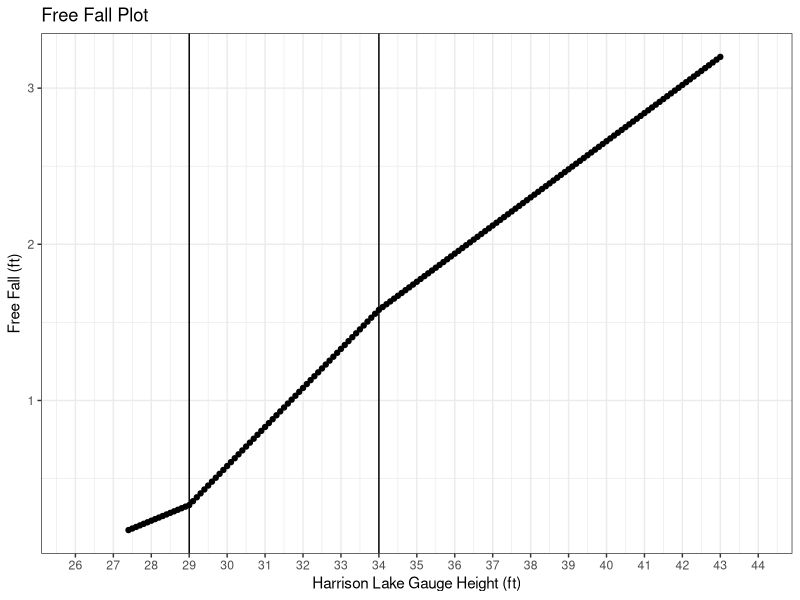
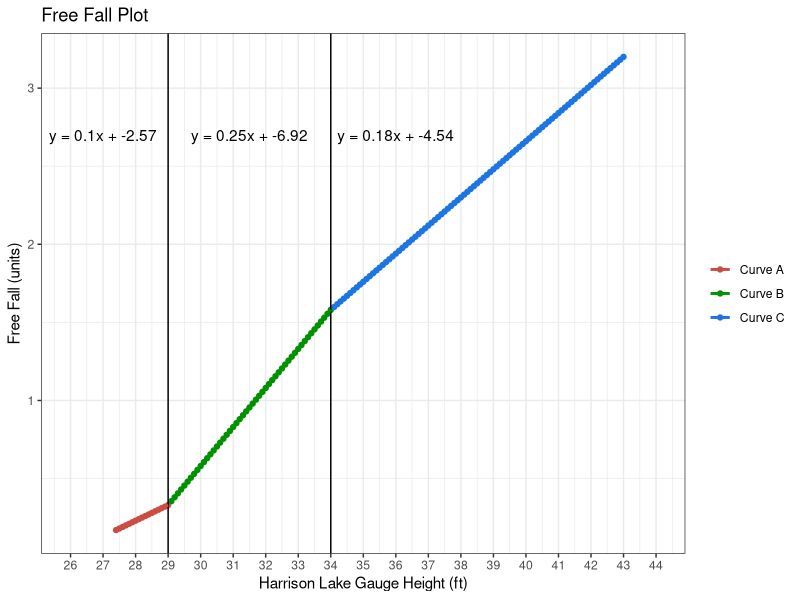
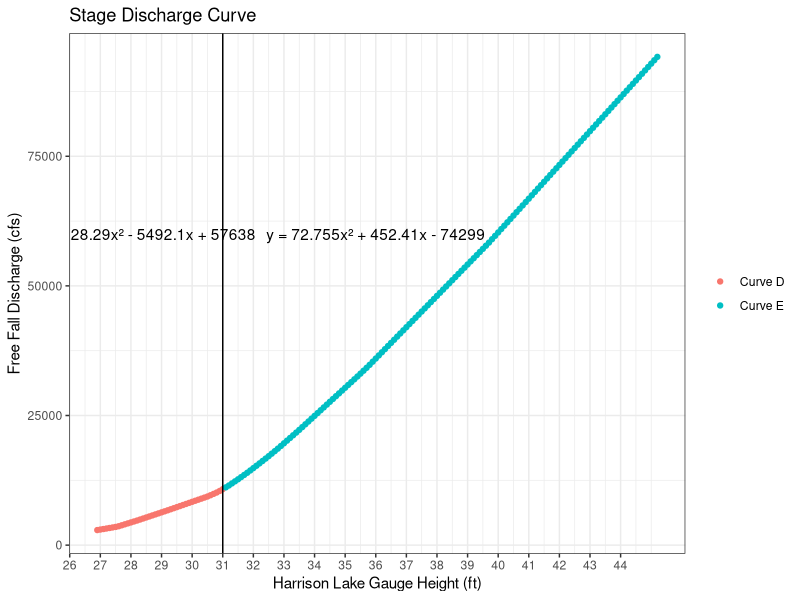
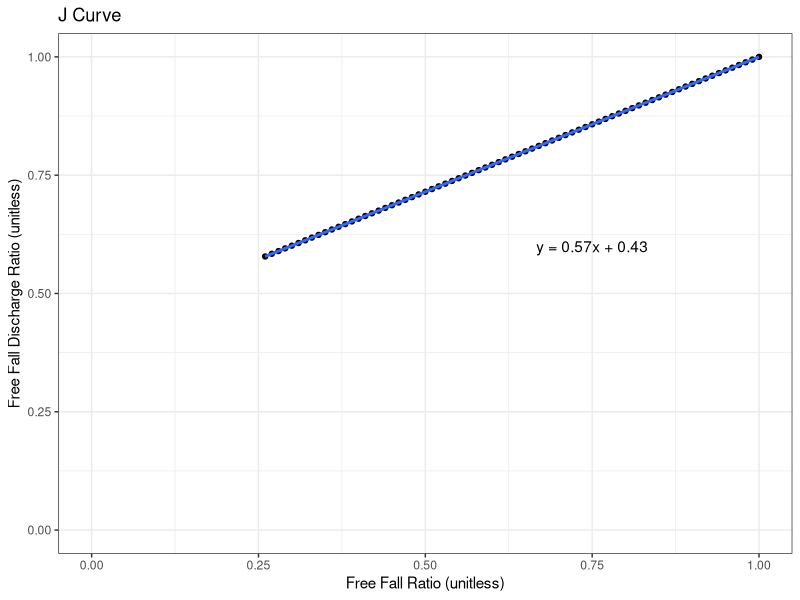
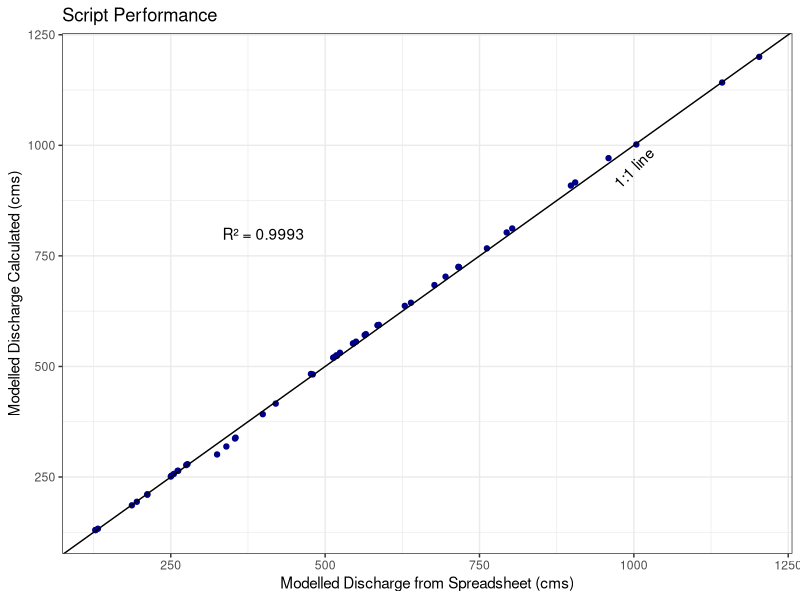
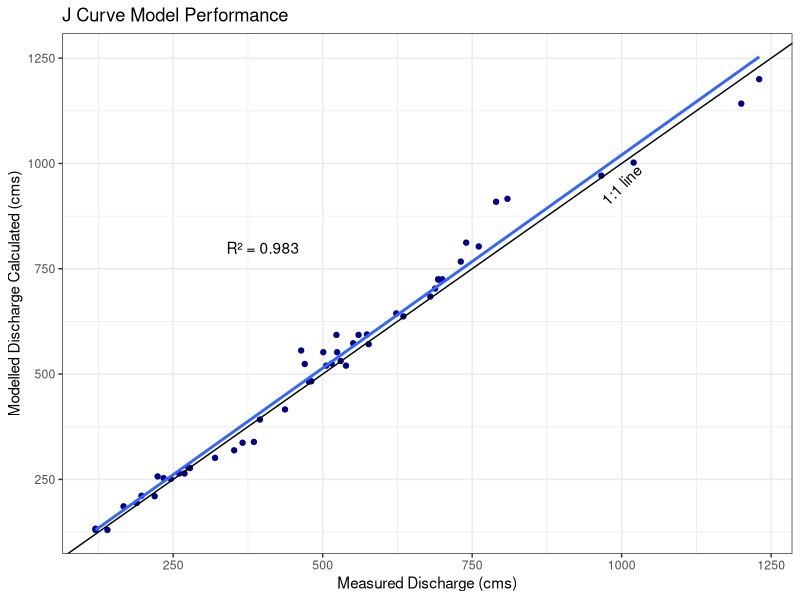
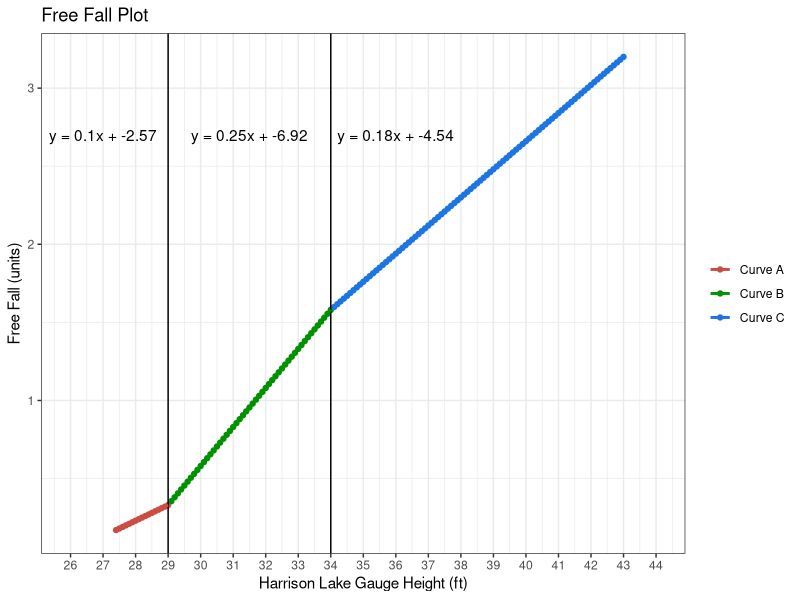
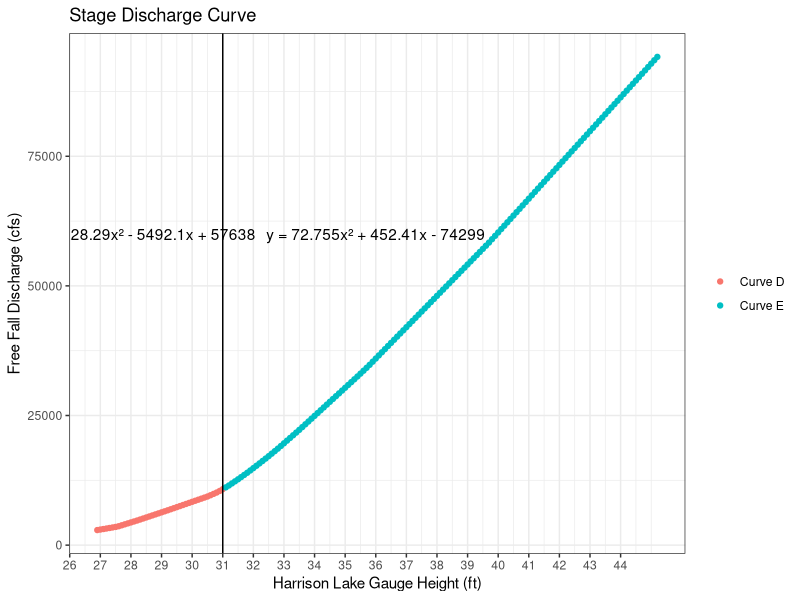

Source code (R) for these figures, in order:
# -------------------------------------------------------------------------
# Date created:      2021-06-23
# Author:            E. Anderson
# Description:       Write a description here.
# -------------------------------------------------------------------------


# set up ------------------------------------------------------------------

setwd("W:/Stage Fall/R/")

# load necessary packages
# source("functions/packages.R")

# load up our functions into memory
# source("functions/summarise_data.R")

# load libraries
library(segmented)
library(dplyr)
library(ggplot2)

# load tables -------------------------------------------------------------

# get column names
data_table_headers <- names(read.csv("DataTable.csv", skip = 3, nrows = 1, header = TRUE))

# read in data
data_table_raw <- read.csv("DataTable.csv", skip = 5, header = FALSE, stringsAsFactors = FALSE)

# assign names
names(data_table_raw) <- data_table_headers

# remove headers
rm(data_table_headers)

# select columns and rename
data_table <- data_table_raw %>%
  select(Date, MGH.Harrison.Lake, MGH.Harrison.River.Below.Morris, Measured.Discharge, J.Curve.Model.Discharge) %>%
  rename(
    date = Date,
    harrison_lake_elevation = MGH.Harrison.Lake,
    harrison_river_morris_elevation = MGH.Harrison.River.Below.Morris,
    measured_discharge = Measured.Discharge,
    jcurve_discharge_spreadsheet = J.Curve.Model.Discharge
  ) %>%
  mutate(date = as.Date(date)) %>%
  mutate(measured_discharge = as.numeric(measured_discharge)) %>%
  mutate(jcurve_discharge_spreadsheet = as.numeric(jcurve_discharge_spreadsheet)) %>%
  mutate(jcurve_discharge_calculated = -9999)


freefall_table <- read.csv("FreeFallTable.csv", skip = 1, header = TRUE, col.names = c("gauge_height", "freefall", "difference"))
hq <- read.csv("StageDischargeTable.csv", skip = 2, header = TRUE, col.names = c("gauge_height", "freefall_q", "difference"))
jcurve <- read.csv("JTable.csv", skip = 1, header = TRUE, col.names = c("freefall_ratio", "freefall_q_ratio", "difference"))


# free fall ---------------------------------------------------------------

ggplot(freefall_table, aes(x = gauge_height, y = freefall)) +
  geom_point() +
  theme_bw() +
  labs(
    x = "Harrison Lake Gauge Height (ft)",
    y = "Free Fall (ft)",
    title = "Free Fall Plot"
  ) +
  scale_x_continuous(limits = c(26, 44), breaks = seq(from = 26, to = 44, by = 1)) +
  # find breakpoints
  geom_vline(xintercept = 29) +
  geom_vline(xintercept = 34)

# add definition for each part of the curve
# for gauge_height <= 29, Curve A
# for gauge_height > 29 and <= 34, Curve B
# for gauge_height > 34, Curve C

freefall_table$curve <- ifelse(freefall_table$gauge_height <= 29, "Curve A", "Curve B")
freefall_table$curve <- ifelse(freefall_table$gauge_height > 34, "Curve C", freefall_table$curve)

# linear models
freefall_A <- freefall_table %>%
  filter(curve == "Curve A")

curveA <- lm(freefall ~ gauge_height, data = freefall_A)
curveA_slope <- as.numeric(curveA$coefficients[2])
curveA_intercept <- as.numeric(curveA$coefficients[1])
eqA <- paste("y = ", signif(curveA_slope, 4), "x + ", signif(curveA_intercept, 4), sep = "")

freefall_B <- freefall_table %>%
  filter(curve == "Curve B")

curveB <- lm(freefall ~ gauge_height, data = freefall_B)
curveB_slope <- as.numeric(curveB$coefficients[2])
curveB_intercept <- as.numeric(curveB$coefficients[1])
eqB <- paste("y = ", signif(curveB_slope, 4), "x + ", signif(curveB_intercept, 4), sep = "")

freefall_C <- freefall_table %>%
  filter(curve == "Curve C")

curveC <- lm(freefall ~ gauge_height, data = freefall_C)
curveC_slope <- as.numeric(curveC$coefficients[2])
curveC_intercept <- as.numeric(curveC$coefficients[1])
eqC <- paste("y = ", signif(curveC_slope, 4), "x + ", signif(curveC_intercept, 4), sep = "")

# plot again
ggplot(freefall_table, aes(x = gauge_height, y = freefall, colour = curve)) +
  geom_point() +
  scale_colour_hue(l = 50) +
  theme_bw() +
  labs(
    x = "Harrison Lake Gauge Height (ft)",
    y = "Free Fall (units)",
    title = "Free Fall Plot"
  ) +
  # eliminate title
  theme(legend.title = element_blank())+
  scale_x_continuous(limits = c(26, 44), breaks = seq(from = 26, to = 44, by = 1)) +
  # find breakpoints
  geom_vline(xintercept = 29) +
  geom_vline(xintercept = 34) +
  # add regression
  geom_smooth(method = lm, formula = y ~ x, se = FALSE) +
  # add equations
  annotate("text", label = eqA, x = 27, y = 2.7) +
  annotate("text", label = eqB, x = 31.5, y = 2.7) +
  annotate("text", label = eqC, x = 36, y = 2.7) # +
# check equations
# geom_abline(intercept = -2.57, slope = 0.1) +
# geom_abline(intercept = -6.92, slope = 0.25) +
# geom_abline(intercept = -4.54, slope = 0.18)
ggsave("output/Free Fall Plot.png")

# stage-discharge ---------------------------------------------------------

hq$curve <- ifelse(hq$gauge_height <= 31, "Curve D", "Curve E")

# # linear models
# hq_D <- hq %>%
#     filter(curve == "Curve D")
#
# curveD <- lm(freefall_discharge ~ gauge_height, data = hq_D)
# curveD_slope <- as.numeric(curveD$coefficients[2])
# curveD_intercept <- as.numeric(curveD$coefficients[1])
# eqD <- paste("y = ", signif(curveD_slope, 4), "x + ", signif(curveD_intercept, 4), sep = "")
#
# hq_E <- hq %>%
#     filter(curve == "Curve E")
#
# curveE <- lm(freefall_q ~ gauge_height, data = hq_E)
# curveE_slope <- as.numeric(curveE$coefficients[2])
# curveE_intercept <- as.numeric(curveE$coefficients[1])
# eqE <- paste("y = ", signif(curveE_slope, 4), "x + ", signif(curveE_intercept, 4), sep = "")

# calculate free fall discharge
#if (harrison_lake_elevation_ft <= 31) {
  eqD <- "y = 128.29x² - 5492.1x + 57638"
#} else {
  # eqE <- "y = 73.909x² + 361.1x - 72507"
  eqE <- "y = 72.755x² + 452.41x - 74299"
  
ggplot(hq, aes(x = gauge_height, y = freefall_q, colour = curve)) +
  geom_point() +
  theme_bw() +
  labs(
    x = "Harrison Lake Gauge Height (ft)",
    y = "Free Fall Discharge (cfs)",
    title = "Stage Discharge Curve"
  ) +
  scale_x_continuous(breaks = seq(from = 26, to = 44, by = 1)) +
  geom_vline(xintercept = 31) +
  theme(legend.title = element_blank()) +
# add regression
# geom_smooth(method = lm, se = FALSE) # +
# # add equations
annotate("text", label = eqD, x = 28.5, y = 60000) +
annotate("text", label = eqE, x = 36, y = 60000)
ggsave("output/Free Fall Stage Discharge Curve.png")


# j curve -----------------------------------------------------------------

curveJ <- lm(freefall_q_ratio ~ freefall_ratio, data = jcurve)
curveJ_slope <- as.numeric(curveJ$coefficients[2])
curveJ_intercept <- as.numeric(curveJ$coefficients[1])
eqJ <- paste("y = ", signif(curveJ_slope, 4), "x + ", signif(curveJ_intercept, 4), sep = "")


ggplot(jcurve, aes(x = freefall_ratio, y = freefall_q_ratio)) +
  geom_point() +
  theme_bw() +
  labs(
    x = "Free Fall Ratio (unitless)",
    y = "Free Fall Discharge Ratio (unitless)",
    title = "J Curve"
  ) +
  xlim(0, 1) +
  ylim(0, 1) +
  geom_smooth(method = "lm", formula = y ~ x) +
  annotate("text", label = eqJ, x = 0.75, y = 0.6)
ggsave("output/J Curve.png", width = 5, height = 5)


# calculate discharge -----------------------------------------------------

calculate_discharge <- function(harrison_lake_elevation, harrison_river_morris_elevation) {
  harrison_lake_elevation_ft <- harrison_lake_elevation * 3.28084

  # calculate fall in ft
  fall_ft <- (harrison_lake_elevation - harrison_river_morris_elevation) * 3.28084

  # calculate free fall in ft
  if (harrison_lake_elevation_ft <= 29) {
    freefall_ft <- curveA_slope * harrison_lake_elevation_ft + curveA_intercept
  } else if (harrison_lake_elevation_ft > 29 && harrison_lake_elevation_ft <= 34) {
    freefall_ft <- curveB_slope * harrison_lake_elevation_ft + curveB_intercept
  } else {
    freefall_ft <- curveC_slope * harrison_lake_elevation_ft + curveC_intercept
  }

  # calculate free fall ratio
  freefall_ratio <- fall_ft / freefall_ft

  # calculate free fall discharge
  if (harrison_lake_elevation_ft <= 31) {
    freefall_discharge <- 128.29 * harrison_lake_elevation_ft^2 - 5492.1 * harrison_lake_elevation_ft + 57638
  } else {
    freefall_discharge <- 72.755 * harrison_lake_elevation_ft^2 + 452.41 * harrison_lake_elevation_ft - 74299
  }

  # free fall Q ratio
  freefall_q_ratio <- curveJ_slope * freefall_ratio + curveJ_intercept

  # J-Curve rated discharge
  jcurve_discharge <- freefall_discharge * freefall_q_ratio

  # if freefall_ratio < 1, then use freefall dicharge ELSE if freefall_ration >= 1 then use j curve discharge

  if (freefall_ratio < 1) {
    discharge_cfs <- jcurve_discharge
  } else {
    discharge_cfs <- freefall_discharge 
  }

  # get discharge in cms
  discharge_cms <- discharge_cfs / 35.314666212661

  return(round(discharge_cms))
}

# enter variables ---------------------------------------------------------

# test case: 2013-01-09

harrison_lake_elevation <- 8.887 # in meters
harrison_river_morris_elevation <- 8.737 # in meters

for (i in 1:nrow(data_table)) {
  data_table$jcurve_discharge_calculated[i] <- calculate_discharge(data_table$harrison_lake_elevation[i], data_table$harrison_river_morris_elevation[i])
}

# # backwater or no?
# data_table$backwater <- ifelse()


# script performance ------------------------------------------------------

# calculate r2
model <- lm(jcurve_discharge_calculated ~ jcurve_discharge_spreadsheet, data = data_table)
summary <- summary(model)
r2 <- round(as.numeric(summary[8]), 4)

ggplot(data_table, aes(x = jcurve_discharge_spreadsheet, y = jcurve_discharge_calculated)) + 
    geom_point(colour = "darkblue") + 
    geom_abline(slope = 1, intercept = 0) + 
    # geom_smooth(method = "lm", 
    #             se = FALSE, 
    #             formula = y ~ x) +
    theme_bw() + 
    labs(x = "Modelled Discharge from Spreadsheet (cms)",
         y = "Modelled Discharge Calculated (cms)", 
         title = "Script Performance") + 
    annotate("text", x = 1000, y = 950, label = "1:1 line", angle = 45) + 
    annotate("text", x = 400, y = 800, label = paste0("R² = ", r2))
ggsave("output/Script Performance.png", width = 5, height = 5)



# j curve model performance -----------------------------------------------

# calculate r2
model <- lm(jcurve_discharge_calculated ~ measured_discharge, data = data_table)
summary <- summary(model)
r2 <- round(as.numeric(summary[8]), 4)

ggplot(data_table, aes(x = measured_discharge, y = jcurve_discharge_calculated)) + 
    geom_point(colour = "darkblue") + 
    geom_abline(slope = 1, intercept = 0) + 
    geom_smooth(method = "lm",
                se = FALSE,
                formula = y ~ x) +
    theme_bw() + 
    labs(x = "Measured Discharge (cms)",
         y = "Modelled Discharge Calculated (cms)", 
         title = "J Curve Model Performance") + 
    annotate("text", x = 1000, y = 950, label = "1:1 line", angle = 45) + 
    annotate("text", x = 400, y = 800, label = paste0("R² = ", r2))
ggsave("output/J Curve Model Performance.png", width = 5, height = 5)
